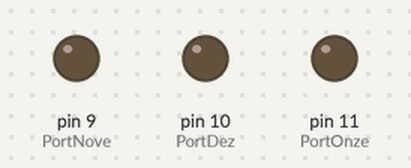
Bench run of a sketch on a simulated Arduino Uno, built with avr-gcc and run on an emulated ATmega328P. On the bench: output pins drawn as LEDs (lit = HIGH).

Above: at 0.2 s.
At 19.8 s:
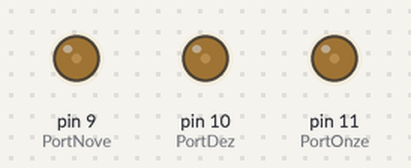
At 39.8 s:
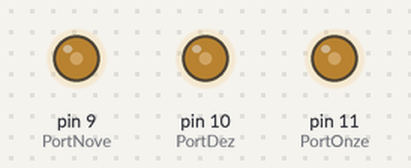
Timing chart, 0 to 40.0 s (numbered marks = the images above):
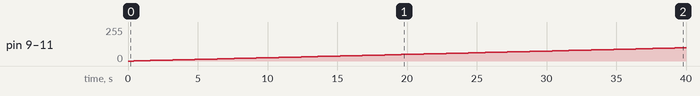

The sketch:

ledRGB.ino
```cpp
int PortOnze=11;
int PortDez=10;
int PortNove=9;
int cont=0;

void setup(){

  pinMode(PortOnze,OUTPUT);
  pinMode(PortDez,OUTPUT);
  pinMode(PortNove,OUTPUT);


}

void loop (){


  for(cont=0 ; cont<=255 ;cont++) {

    analogWrite(PortOnze, cont);
    analogWrite(PortDez, cont);
    analogWrite(PortNove, cont);
    delay(200);

    analogWrite(PortDez, cont);
    analogWrite(PortOnze, cont);
    analogWrite(PortNove, cont);
    delay(200);


  }


}
```

Measured:
- by itself, pin 9 (PortNove), pin 10 (PortDez), pin 11 (PortOnze): moves from 0/255 to 99/255 over 39.2 s
